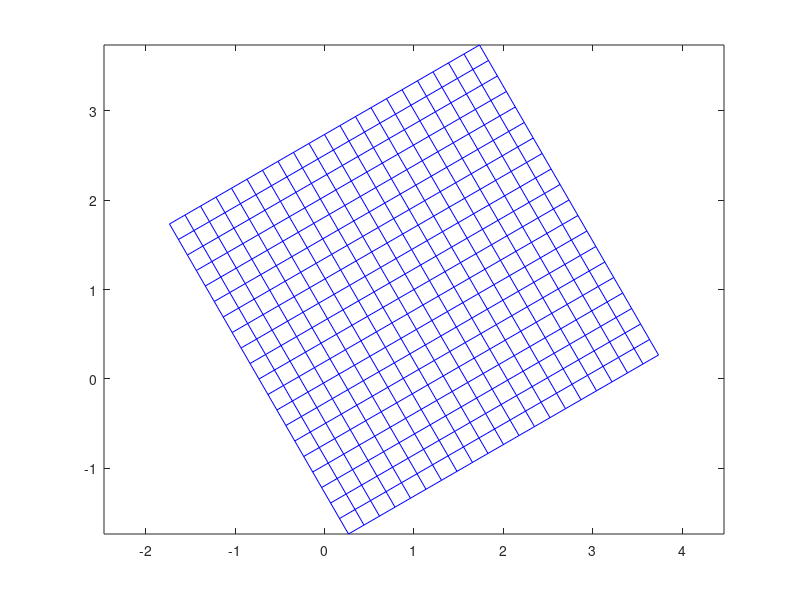
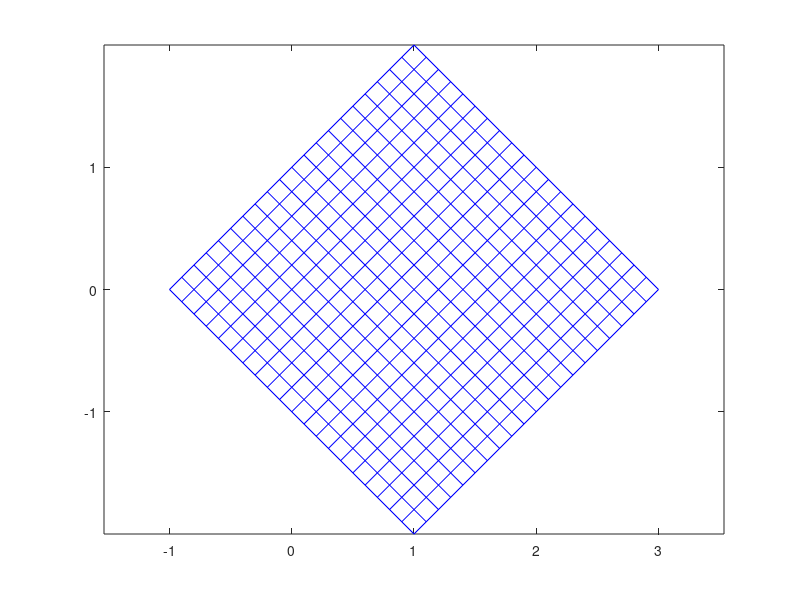
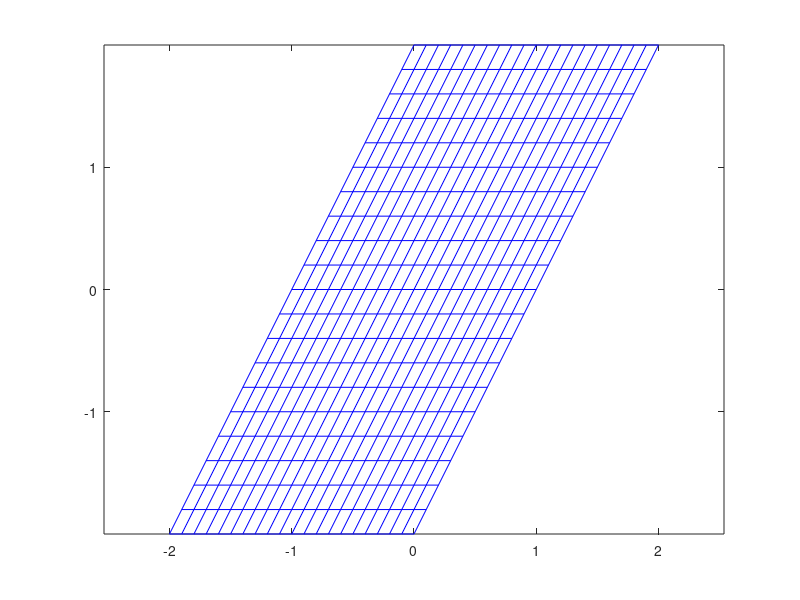
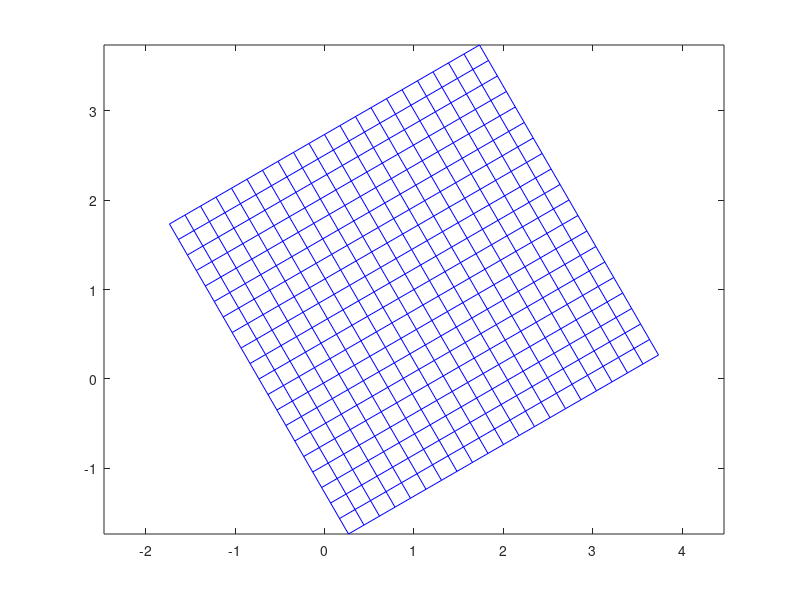

MATLAB code for these plots, in order:
load('compEx3.mat');
H1 = [sqrt(3) -1 1; 1 sqrt(3) 1; 0 0 2]
H2 = [1 -1 1; 1 1 0; 0 0 1];
H3 = [ 1 1 0; 0 2 0; 0 0 1]; 
H4 = [sqrt(3) -1 1; 1 sqrt(3) 1; 1/4 1/2 2]
spoints = [startpoints; ones(1,42)];
epoints = [endpoints; ones(1,42)];
stemp = H1*spoints;
etemp = H1*epoints;

figure;plot ([ stemp(1 ,:); etemp(1 ,:)] , ...
[ stemp(2 ,:); etemp(2 ,:)] , 'b - ');
axis equal;

stemp = H2*spoints;
etemp = H2*epoints;
figure;plot ([ stemp(1 ,:); etemp(1 ,:)] , ...
[ stemp(2 ,:); etemp(2 ,:)] , 'b - ');
axis equal;

stemp = H3*spoints;
etemp = H3*epoints;
figure;plot ([ stemp(1 ,:); etemp(1 ,:)] , ...
[ stemp(2 ,:); etemp(2 ,:)] , 'b - ');
axis equal;

stemp = H4*spoints;
etemp = H4*epoints;
figure;plot ([ stemp(1 ,:); etemp(1 ,:)] , ...
[ stemp(2 ,:); etemp(2 ,:)] , 'b - ');
axis equal;